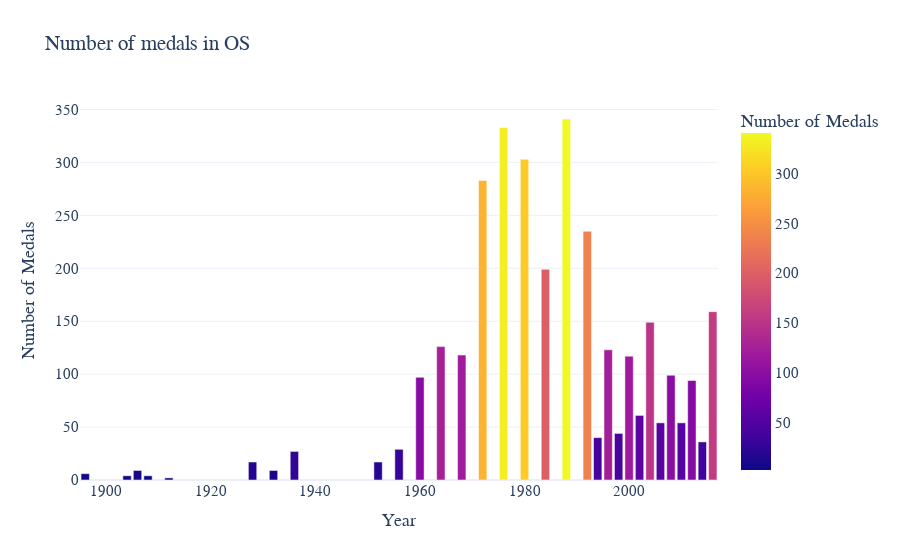

Source (notebook cell):
### Markdown cell above
#### 1b) Antal medaljer per OS

### Code cell
medals_per_year = data_medals.groupby("Year").size().reset_index(name="Medals")

medals_per_year_sorted = medals_per_year.sort_values("Medals",ascending=False)

fig = px.bar(medals_per_year_sorted, y="Medals", x="Year", 
             title= "Number of medals in OS", 
             template='plotly_white',
             labels={"Sport": "Olympic Sport", "Medals": "Number of Medals"},
             color="Medals")

fig.update_layout(font_family="Rockwell", font_size=15)
fig.show()

### Figure 1 — Plotly figure (JSON) as saved in the notebook; plotly's stock layout.template omitted (floating-point values rounded to 4 significant figures)
{"data": [{"alignmentgroup": "True", "hovertemplate": "Year=%{x}<br>Number of Medals=%{marker.color}<extra></extra>", "legendgroup": "", "marker": {"color": [341, 333, 303, 283, 235, 199, 159, 149, 126, 123, 118, 117, 99, 97, 94, 61, 54, 54, 44, 40, 36, 29, 27, 17, 17, 9, 9, 6, 4, 4, 2], "coloraxis": "coloraxis", "pattern": {"shape": ""}}, "name": "", "offsetgroup": "", "orientation": "v", "showlegend": false, "textposition": "auto", "type": "bar", "x": [1988, 1976, 1980, 1972, 1992, 1984, 2016, 2004, 1964, 1996, 1968, 2000, 2008, 1960, 2012, 2002, 2010, 2006, 1998, 1994, 2014, 1956, 1936, 1952, 1928, 1906, 1932, 1896, 1908, 1904, 1912], "xaxis": "x", "y": [341, 333, 303, 283, 235, 199, 159, 149, 126, 123, 118, 117, 99, 97, 94, 61, 54, 54, 44, 40, 36, 29, 27, 17, 17, 9, 9, 6, 4, 4, 2], "yaxis": "y"}], "layout": {"barmode": "relative", "coloraxis": {"colorbar": {"title": {"text": "Number of Medals"}}, "colorscale": [[0, "#0d0887"], [0.1111, "#46039f"], [0.2222, "#7201a8"], [0.3333, "#9c179e"], [0.4444, "#bd3786"], [0.5556, "#d8576b"], [0.6667, "#ed7953"], [0.7778, "#fb9f3a"], [0.8889, "#fdca26"], [1, "#f0f921"]]}, "font": {"family": "Rockwell", "size": 15}, "legend": {"tracegroupgap": 0}, "title": {"text": "Number of medals in OS"}, "xaxis": {"anchor": "y", "domain": [0, 1], "title": {"text": "Year"}}, "yaxis": {"anchor": "x", "domain": [0, 1], "title": {"text": "Number of Medals"}}}}
